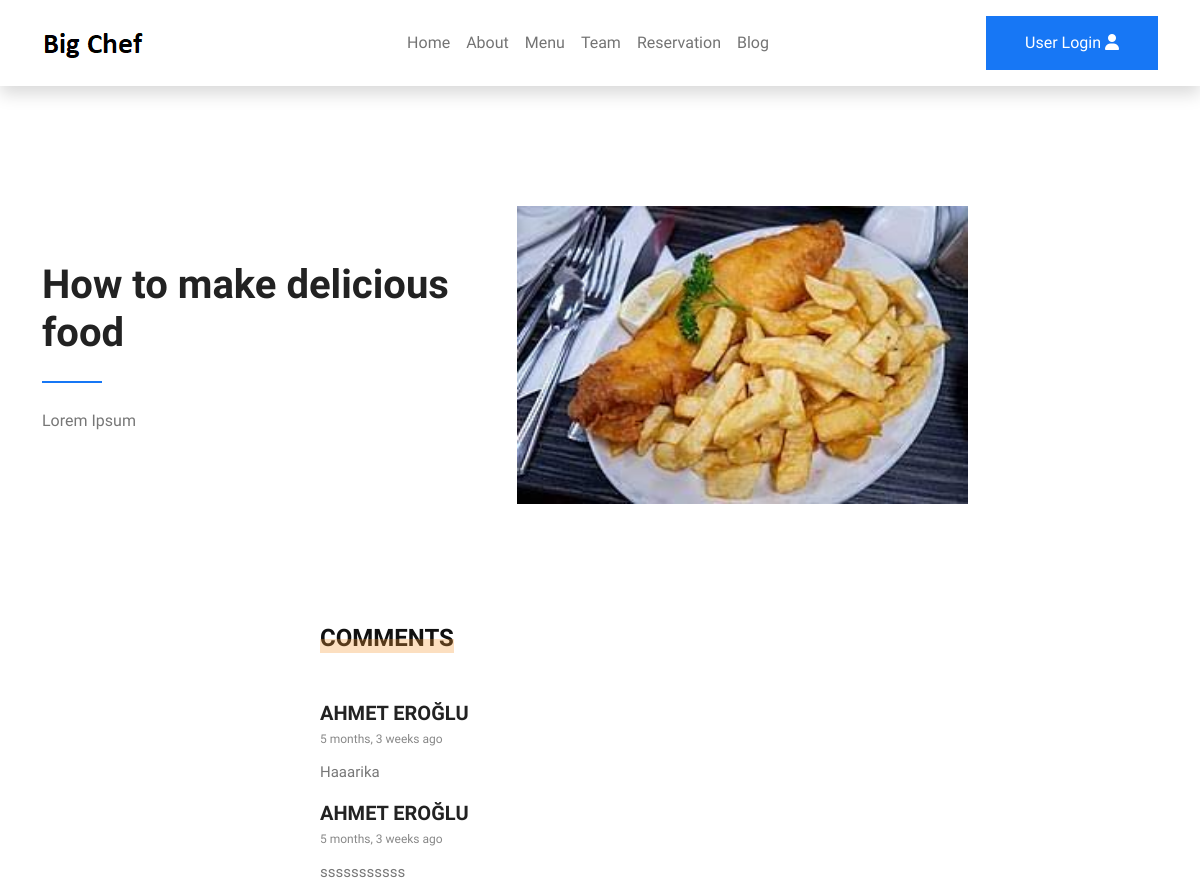
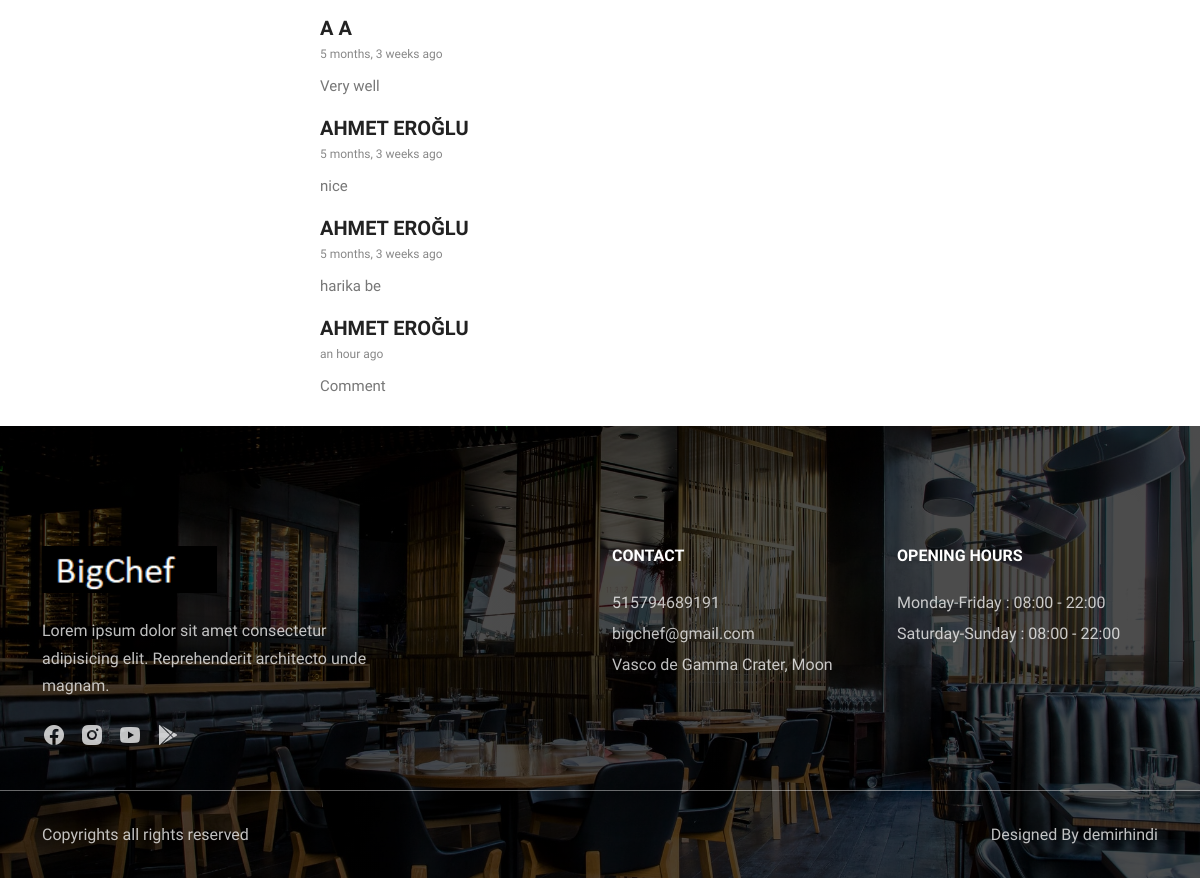
/blogdetail/how-to-make-delicious-food/, run on the app's committed database (2 pictures, top to bottom).
### mainapp/models.py (models this page shows, shortened)
class Blog(models.Model):
    title = models.CharField(max_length=150,blank=True)
    slug = models.SlugField(max_length=150,blank=True)
    desc = models.CharField(max_length=250,blank=True)
    content = models.TextField(max_length=1000000,blank=True)
    photo = models.ImageField(upload_to="blog/meal",blank=True)
    created=models.DateTimeField(auto_now_add=True,blank=True)
    class Meta:
        verbose_name='blog'
        verbose_name_plural='blogs'

class Contact(models.Model):
    number = models.IntegerField(blank=True)
    mail = models.CharField(max_length=150,blank=True)
    adress=models.CharField(max_length=550,blank=True)
    class Meta:
        verbose_name='contact'
        verbose_name_plural='contacts'

### accounts/models.py (models this page shows)
class Comment(models.Model):
	blog = models.ForeignKey(Blog, on_delete=models.CASCADE, related_name='blogs')
	user = models.ForeignKey(User, on_delete=models.CASCADE)
	bodytext = models.TextField(max_length=1000000)
	date = models.DateTimeField(auto_now_add=True)

### mainapp/views.py (the view)
# urls.py: path('blogdetail/<slug:category_slug>/',views.blogdetail, name='blogdetail'),
def blogdetail(request,category_slug):
    if category_slug != None:
        blogs = get_object_or_404(Blog, slug=category_slug)
        user = request.user
        comments = Comment.objects.filter(blog=blogs).order_by('date')
        if request.method == 'POST':
            forms = CommentForm(request.POST)
            if forms.is_valid():
                comment = forms.save(commit=False)
                comment.blog = blogs
                comment.user = user
                comment.save()
                return HttpResponseRedirect(reverse('blogdetail', args=[category_slug]))
        else:
            forms = CommentForm()
    context= {
        "blogs": blogs,
        "comments": comments,
        "forms": forms
    }
    return render(request,'detail/blogdetail.html',context)

### mainapp/context_processor.py (called while the page is built)
def menu_links2(request):
    links2 = Contact.objects.all()
    return dict(links2=links2)

### templates/detail/blogdetail.html (shortened to what this page needs)
{% extends 'base.html' %}
{% load static %}
{% block content %}
{% load humanize %}
<section id="about">
	<div class="container">
		<div class="row gy-4 align-items-center">
			<div class="col-lg-5">
				<h1>{{ blogs.title }}</h1>
				<div class="divider my-4"></div>
				<p>{{ blogs.content }}</p>
			</div>
			<div class="col-lg-5">
				<img src="{{ blogs.photo.url }}" alt="">
			</div>
		</div>
	</div>
</section>
<div class="single-post__comment">
    <div class="widget__title">
        <h4> Comments </h4>
    </div>
    <div class="single-post__comment__item">
        {% for comment in comments %}
        <div class="single-post__comment__item__text">
            <h5>{{ comment.user.first_name }}  {{ comment.user.last_name }}</h5>
            <span>{{ comment.date|naturaltime }}</span>
            <p>{{ comment.bodytext }}</p>
        </div>
        {% endfor %}
    </div>
</div>
{% endblock %}

### templates/include/footer.html
{% load static %}
<footer class="bg-cover">
    <div class="footer-top">
        <div class="container">
            <div class="row gy-5">
                {% for adres in links2 %}
                <div class="col-lg-4">
                    <img src="{% static 'images/whitelogo.png' %}" class="mb-4" alt="">
                    <p>Lorem ipsum dolor sit amet consectetur adipisicing elit. Reprehenderit architecto unde
                        magnam.</p>
                    <div class="social-links">
                        <a href="#"><i class="ri-facebook-circle-fill"></i></a>
                        <a href="#"><i class="ri-instagram-fill"></i></a>
                        <a href="#"><i class="ri-youtube-fill"></i></a>
                        <a href="#"><i class="ri-google-play-fill"></i></a>
                    </div>
                </div>
                <div class="col-lg-3 ms-auto">
                    <h6 class="text-white mb-4">CONTACT</h6>
                    <p class="mb-1">{{adres.number}}</p>
                    <p class="mb-1">{{adres.mail}}</p>
                    <p class="mb-0">{{adres.adress}}</p>
                </div>
                <div class="col-lg-3">
                    <h6 class="text-white mb-4">OPENING HOURS</h6>
                    <p class="mb-1">Monday-Friday : 08:00 - 22:00</p>
                    <p>Saturday-Sunday : 08:00 - 22:00</p>
                </div>
                {% endfor %}
            </div>
        </div>
    </div>
    <div class="footer-bottom">
        <div class="container">
            <div class="row gy-3 justify-content-between">
                <div class="col-auto">
                    <p class="mb-0">Copyrights all rights reserved</p>
                </div>
                <div class="col-auto">
                    <p class="mb-0">Designed By <a
                            href="#">demirhindi</a></p>
                </div>
            </div>
        </div>
    </div>
</footer>

### static/css/style.css (style rules this page uses)
body { font-family: "Spline Sans", sans-serif; color: #777; line-height: 1.7; }
h1,h2,h3,h4,h5,h6 { font-weight: 600; color: #222; }
a { color: #222; text-decoration: none; transition: all 0.4s; }
img { width: 100%; }
section { padding-top: 120px; padding-bottom: 120px; }
.bg-cover { background-position: center !important; background-size: cover !important; background-repeat: no-repeat !important; }
#about .divider { width: 60px; height: 2px; display: block; background-color: #1777f5; }
footer { background: linear-gradient(rgba(0, 0, 0, 0.7), rgba(0, 0, 0, 0.7)), url(../images/cover3.jpg); padding-top: 120px; padding-bottom: 30px; }
.footer-top { margin-bottom: 30px; }
footer p, footer a { color: rgba(255, 255, 255, 0.75); }
footer .social-links a { font-size: 24px; margin-right: 10px; }
footer img { max-width: 175px; }
.footer-bottom { padding-top: 30px; border-top: 1px solid rgba(255, 255, 255, 0.4); }
.single-post__comment { margin-left: 20rem; margin-right: 20rem; }
.widget__title { margin-bottom: 40px; }
.widget__title h4 { display: inline-block; color: #111111; text-transform: uppercase; position: relative; z-index: 1; }
.widget__title h4:after { position: absolute; left: 0; bottom: 0; height: 50%; width: 100%; background: #f4952f; opacity: 0.3; content: ""; }
.single-post__comment__item { margin-bottom: 10px; }
.single-post__comment__item__text { overflow: hidden; position: relative; }
.single-post__comment__item__text h5 { text-transform: uppercase; margin-bottom: 4px; }
.single-post__comment__item__text span { font-size: 12px; color: #888888; display: block; margin-bottom: 10px; }
.single-post__comment__item__text p { font-size: 15px; }

### data on the page
Blog: title "How to make delicious food", content "Lorem Ipsum", photo (picture)
Comment: user.first_name "AHMET", user.last_name "EROĞLU", date "5 months, 3 weeks ago", bodytext "Haaarika"
Comment: user.first_name "AHMET", user.last_name "EROĞLU", date "5 months, 3 weeks ago", bodytext "sssssssssss"
Comment: user.first_name "A", user.last_name "A", date "5 months, 3 weeks ago", bodytext "Very well"
Comment: user.first_name "AHMET", user.last_name "EROĞLU", date "5 months, 3 weeks ago", bodytext "nice"
Comment: user.first_name "AHMET", user.last_name "EROĞLU", date "5 months, 3 weeks ago", bodytext "harika be"
Comment: user.first_name "AHMET", user.last_name "EROĞLU", date "an hour ago", bodytext "Comment"
Contact: number "515794689191", mail "bigchef@gmail.com", adress "Vasco de Gamma Crater, Moon"
